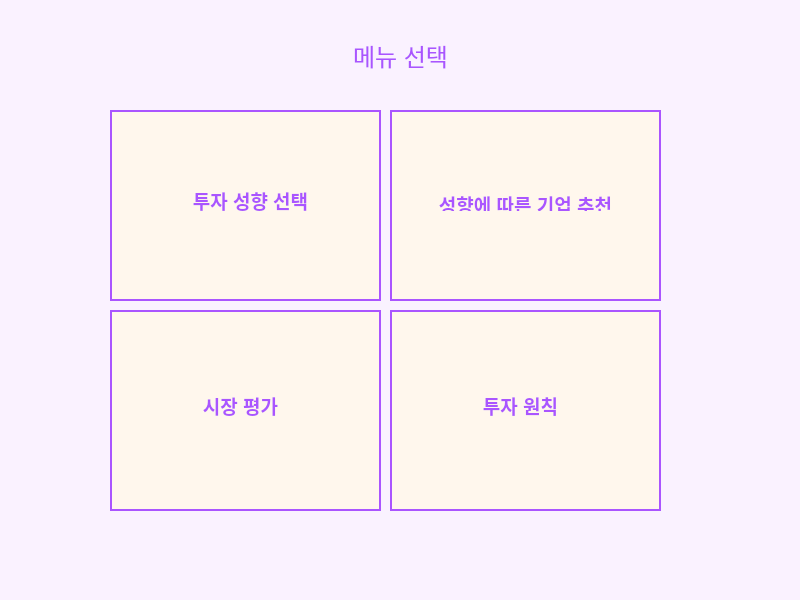
<?xml version="1.0" encoding="UTF-8"?>
<ui version="4.0">
 <class>MainWindow</class>
 <widget class="QMainWindow" name="MainWindow">
  <property name="geometry">
   <rect>
    <x>0</x>
    <y>0</y>
    <width>800</width>
    <height>600</height>
   </rect>
  </property>
  <property name="windowTitle">
   <string>MainWindow</string>
  </property>
  <property name="styleSheet">
   <string notr="true">background-color: rgb(250, 242, 255);</string>
  </property>
  <widget class="QWidget" name="centralwidget">
   <widget class="QLabel" name="label">
    <property name="geometry">
     <rect>
      <x>270</x>
      <y>20</y>
      <width>261</width>
      <height>71</height>
     </rect>
    </property>
    <property name="tabletTracking">
     <bool>false</bool>
    </property>
    <property name="styleSheet">
     <string notr="true">background-color: transparent;
font: 9pt &quot;휴먼둥근헤드라인&quot;;

border: none;
</string>
    </property>
    <property name="text">
     <string>&lt;html&gt;&lt;head/&gt;&lt;body&gt;&lt;p align=&quot;center&quot;&gt;&lt;span style=&quot; font-size:18pt; color:#aa55ff;&quot;&gt;메뉴 선택&lt;/span&gt;&lt;/p&gt;&lt;/body&gt;&lt;/html&gt;</string>
    </property>
   </widget>
   <widget class="QPushButton" name="pushButton">
    <property name="enabled">
     <bool>true</bool>
    </property>
    <property name="geometry">
     <rect>
      <x>110</x>
      <y>110</y>
      <width>271</width>
      <height>191</height>
     </rect>
    </property>
    <property name="styleSheet">
     <string notr="true">QPushButton{
	background-color: rgb(255, 247, 237);
	gridline-color: rgb(170, 85, 255);
	border-radius: 25Px;
	border: 2px solid rgb(170, 85, 255);
}
QPushButton:hover{
	
	background-color: rgb(255, 187, 255);
	color: rgb(255, 255, 255);
}
QPushButton:pressed{
	background-color: rgb(170, 170, 255);

}</string>
    </property>
    <property name="text">
     <string/>
    </property>
    <property name="checkable">
     <bool>false</bool>
    </property>
    <property name="autoDefault">
     <bool>false</bool>
    </property>
   </widget>
   <widget class="QPushButton" name="pushButton_2">
    <property name="geometry">
     <rect>
      <x>390</x>
      <y>110</y>
      <width>271</width>
      <height>191</height>
     </rect>
    </property>
    <property name="styleSheet">
     <string notr="true">QPushButton{
	background-color: rgb(255, 247, 237);
	gridline-color: rgb(170, 85, 255);
	border-radius: 25Px;
	border: 2px solid rgb(170, 85, 255);
}
QPushButton:hover{
	
	background-color: rgb(255, 187, 255);
	color: rgb(255, 255, 255);
}
QPushButton:pressed{
	background-color: rgb(170, 170, 255);
}</string>
    </property>
    <property name="text">
     <string/>
    </property>
   </widget>
   <widget class="QLabel" name="label_2">
    <property name="geometry">
     <rect>
      <x>160</x>
      <y>180</y>
      <width>181</width>
      <height>41</height>
     </rect>
    </property>
    <property name="styleSheet">
     <string notr="true">background-color: transparent;

border: none;</string>
    </property>
    <property name="text">
     <string>&lt;html&gt;&lt;head/&gt;&lt;body&gt;&lt;p align=&quot;center&quot;&gt;&lt;span style=&quot; font-size:14pt; font-weight:600; color:#aa55ff;&quot;&gt;투자 성향 선택&lt;/span&gt;&lt;/p&gt;&lt;/body&gt;&lt;/html&gt;</string>
    </property>
   </widget>
   <widget class="QLabel" name="label_3">
    <property name="geometry">
     <rect>
      <x>400</x>
      <y>190</y>
      <width>251</width>
      <height>21</height>
     </rect>
    </property>
    <property name="styleSheet">
     <string notr="true">background-color: transparent;

border: none;</string>
    </property>
    <property name="text">
     <string>&lt;html&gt;&lt;head/&gt;&lt;body&gt;&lt;p align=&quot;center&quot;&gt;&lt;span style=&quot; font-size:14pt; font-weight:600; color:#aa55ff;&quot;&gt;성향에 따른 기업 추천&lt;/span&gt;&lt;/p&gt;&lt;/body&gt;&lt;/html&gt;</string>
    </property>
   </widget>
   <widget class="QPushButton" name="pushButton_3">
    <property name="geometry">
     <rect>
      <x>110</x>
      <y>310</y>
      <width>271</width>
      <height>201</height>
     </rect>
    </property>
    <property name="styleSheet">
     <string notr="true">QPushButton{
	background-color: rgb(255, 247, 237);
	gridline-color: rgb(170, 85, 255);
	border-radius: 25Px;
	border: 2px solid rgb(170, 85, 255);
}
QPushButton:hover{
	
	background-color: rgb(255, 187, 255);
	color: rgb(255, 255, 255);
}
QPushButton:pressed{
	background-color: rgb(170, 170, 255);
}</string>
    </property>
    <property name="text">
     <string/>
    </property>
   </widget>
   <widget class="QLabel" name="label_4">
    <property name="geometry">
     <rect>
      <x>180</x>
      <y>390</y>
      <width>121</width>
      <height>31</height>
     </rect>
    </property>
    <property name="styleSheet">
     <string notr="true">background-color: transparent;

border: none;</string>
    </property>
    <property name="text">
     <string>&lt;html&gt;&lt;head/&gt;&lt;body&gt;&lt;p align=&quot;center&quot;&gt;&lt;span style=&quot; font-size:14pt; font-weight:600; color:#aa55ff;&quot;&gt;시장 평가&lt;/span&gt;&lt;/p&gt;&lt;/body&gt;&lt;/html&gt;</string>
    </property>
   </widget>
   <widget class="QPushButton" name="pushButton_4">
    <property name="geometry">
     <rect>
      <x>390</x>
      <y>310</y>
      <width>271</width>
      <height>201</height>
     </rect>
    </property>
    <property name="styleSheet">
     <string notr="true">QPushButton{
	background-color: rgb(255, 247, 237);
	gridline-color: rgb(170, 85, 255);
	border-radius: 25Px;
	border: 2px solid rgb(170, 85, 255);
}
QPushButton:hover{
	
	background-color: rgb(255, 187, 255);
	color: rgb(255, 255, 255);
}
QPushButton:pressed{
	background-color: rgb(170, 170, 255);
}</string>
    </property>
    <property name="text">
     <string/>
    </property>
   </widget>
   <widget class="QLabel" name="label_5">
    <property name="geometry">
     <rect>
      <x>470</x>
      <y>326</y>
      <width>121</width>
      <height>20</height>
     </rect>
    </property>
    <property name="styleSheet">
     <string notr="true">background-color: transparent;

border: none;</string>
    </property>
    <property name="text">
     <string/>
    </property>
   </widget>
   <widget class="QLabel" name="label_6">
    <property name="geometry">
     <rect>
      <x>460</x>
      <y>390</y>
      <width>121</width>
      <height>31</height>
     </rect>
    </property>
    <property name="styleSheet">
     <string notr="true">background-color: transparent;

border: none;</string>
    </property>
    <property name="text">
     <string>&lt;html&gt;&lt;head/&gt;&lt;body&gt;&lt;p align=&quot;center&quot;&gt;&lt;span style=&quot; font-size:14pt; font-weight:600; color:#aa55ff;&quot;&gt;투자 원칙&lt;/span&gt;&lt;/p&gt;&lt;/body&gt;&lt;/html&gt;</string>
    </property>
   </widget>
   <zorder>pushButton</zorder>
   <zorder>label_2</zorder>
   <zorder>label</zorder>
   <zorder>pushButton_2</zorder>
   <zorder>label_3</zorder>
   <zorder>pushButton_3</zorder>
   <zorder>label_4</zorder>
   <zorder>pushButton_4</zorder>
   <zorder>label_5</zorder>
   <zorder>label_6</zorder>
  </widget>
  <widget class="QMenuBar" name="menubar">
   <property name="geometry">
    <rect>
     <x>0</x>
     <y>0</y>
     <width>800</width>
     <height>21</height>
    </rect>
   </property>
  </widget>
  <widget class="QStatusBar" name="statusbar"/>
 </widget>
 <resources/>
 <connections/>
</ui>
